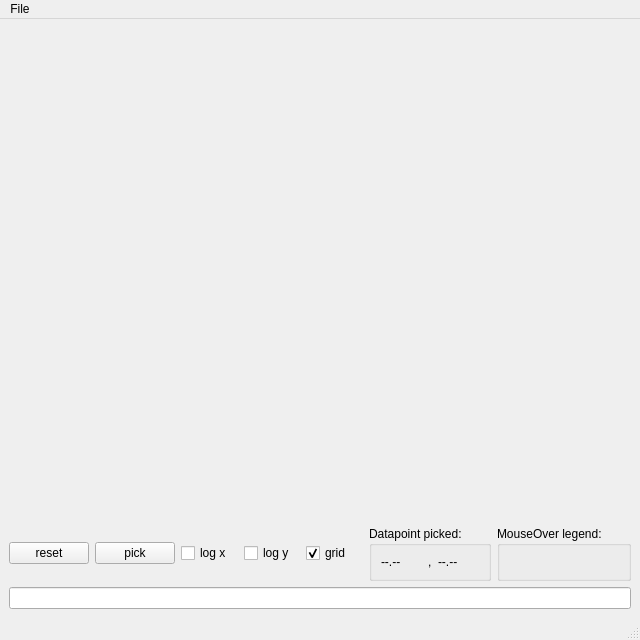
<?xml version="1.0" encoding="UTF-8"?>
<ui version="4.0">
 <class>MainWindow</class>
 <widget class="QMainWindow" name="MainWindow">
  <property name="geometry">
   <rect>
    <x>0</x>
    <y>0</y>
    <width>640</width>
    <height>640</height>
   </rect>
  </property>
  <property name="windowTitle">
   <string>GR Demo (Qt)</string>
  </property>
  <widget class="QWidget" name="centralwidget">
   <layout class="QVBoxLayout" name="verticalLayout">
    <item>
     <widget class="InteractiveGRWidget" name="_gr" native="true">
      <property name="sizePolicy">
       <sizepolicy hsizetype="Expanding" vsizetype="Expanding">
        <horstretch>0</horstretch>
        <verstretch>0</verstretch>
       </sizepolicy>
      </property>
     </widget>
    </item>
    <item>
     <layout class="QHBoxLayout" name="horizontalLayout">
      <item>
       <widget class="QPushButton" name="_btnReset">
        <property name="sizePolicy">
         <sizepolicy hsizetype="Preferred" vsizetype="Fixed">
          <horstretch>0</horstretch>
          <verstretch>0</verstretch>
         </sizepolicy>
        </property>
        <property name="text">
         <string>reset</string>
        </property>
       </widget>
      </item>
      <item>
       <widget class="QPushButton" name="_btnPick">
        <property name="sizePolicy">
         <sizepolicy hsizetype="Preferred" vsizetype="Fixed">
          <horstretch>0</horstretch>
          <verstretch>0</verstretch>
         </sizepolicy>
        </property>
        <property name="text">
         <string>pick</string>
        </property>
        <property name="checkable">
         <bool>true</bool>
        </property>
       </widget>
      </item>
      <item>
       <widget class="QCheckBox" name="_chkLogX">
        <property name="sizePolicy">
         <sizepolicy hsizetype="Preferred" vsizetype="Fixed">
          <horstretch>0</horstretch>
          <verstretch>0</verstretch>
         </sizepolicy>
        </property>
        <property name="text">
         <string>log x</string>
        </property>
       </widget>
      </item>
      <item>
       <widget class="QCheckBox" name="_chkLogY">
        <property name="sizePolicy">
         <sizepolicy hsizetype="Preferred" vsizetype="Fixed">
          <horstretch>0</horstretch>
          <verstretch>0</verstretch>
         </sizepolicy>
        </property>
        <property name="text">
         <string>log y</string>
        </property>
       </widget>
      </item>
      <item>
       <widget class="QCheckBox" name="_chkGrid">
        <property name="sizePolicy">
         <sizepolicy hsizetype="Preferred" vsizetype="Fixed">
          <horstretch>0</horstretch>
          <verstretch>0</verstretch>
         </sizepolicy>
        </property>
        <property name="text">
         <string>grid</string>
        </property>
        <property name="checked">
         <bool>true</bool>
        </property>
       </widget>
      </item>
      <item>
       <widget class="QGroupBox" name="groupBox">
        <property name="sizePolicy">
         <sizepolicy hsizetype="Preferred" vsizetype="Preferred">
          <horstretch>0</horstretch>
          <verstretch>0</verstretch>
         </sizepolicy>
        </property>
        <property name="minimumSize">
         <size>
          <width>0</width>
          <height>50</height>
         </size>
        </property>
        <property name="title">
         <string>Datapoint picked:</string>
        </property>
        <layout class="QVBoxLayout" name="verticalLayout_2">
         <item>
          <layout class="QHBoxLayout" name="horizontalLayout_7">
           <item>
            <widget class="QLabel" name="_lblPickX">
             <property name="text">
              <string>--.--</string>
             </property>
            </widget>
           </item>
           <item>
            <widget class="QLabel" name="_lblPickSep">
             <property name="sizePolicy">
              <sizepolicy hsizetype="Fixed" vsizetype="Preferred">
               <horstretch>0</horstretch>
               <verstretch>0</verstretch>
              </sizepolicy>
             </property>
             <property name="text">
              <string>,</string>
             </property>
            </widget>
           </item>
           <item>
            <widget class="QLabel" name="_lblPickY">
             <property name="sizePolicy">
              <sizepolicy hsizetype="Preferred" vsizetype="Fixed">
               <horstretch>0</horstretch>
               <verstretch>0</verstretch>
              </sizepolicy>
             </property>
             <property name="text">
              <string>--.--</string>
             </property>
            </widget>
           </item>
          </layout>
         </item>
        </layout>
       </widget>
      </item>
      <item>
       <widget class="QGroupBox" name="groupBox_2">
        <property name="title">
         <string>MouseOver legend:</string>
        </property>
        <layout class="QVBoxLayout" name="verticalLayout_3">
         <item>
          <widget class="QLabel" name="_lblOverLegend">
           <property name="text">
            <string/>
           </property>
          </widget>
         </item>
        </layout>
       </widget>
      </item>
     </layout>
    </item>
    <item>
     <widget class="QLineEdit" name="_shell"/>
    </item>
   </layout>
  </widget>
  <widget class="QMenuBar" name="_menubar">
   <property name="geometry">
    <rect>
     <x>0</x>
     <y>0</y>
     <width>640</width>
     <height>22</height>
    </rect>
   </property>
   <widget class="QMenu" name="_menuFile">
    <property name="title">
     <string>File</string>
    </property>
    <addaction name="_actionSave"/>
    <addaction name="separator"/>
    <addaction name="_actionPrint"/>
    <addaction name="separator"/>
    <addaction name="_actionQuit"/>
   </widget>
   <addaction name="_menuFile"/>
  </widget>
  <widget class="QStatusBar" name="_statusbar"/>
  <action name="_actionSave">
   <property name="text">
    <string>&amp;Save</string>
   </property>
   <property name="shortcut">
    <string>Ctrl+S</string>
   </property>
  </action>
  <action name="_actionQuit">
   <property name="text">
    <string>&amp;Quit</string>
   </property>
   <property name="shortcut">
    <string>Ctrl+Q</string>
   </property>
  </action>
  <action name="_actionPrint">
   <property name="text">
    <string>&amp;Print</string>
   </property>
   <property name="shortcut">
    <string>Ctrl+P</string>
   </property>
  </action>
 </widget>
 <customwidgets>
  <customwidget>
   <class>InteractiveGRWidget</class>
   <extends>QWidget</extends>
   <header>qtgr</header>
   <container>1</container>
  </customwidget>
 </customwidgets>
 <resources/>
 <connections>
  <connection>
   <sender>_actionQuit</sender>
   <signal>triggered()</signal>
   <receiver>MainWindow</receiver>
   <slot>close()</slot>
   <hints>
    <hint type="sourcelabel">
     <x>-1</x>
     <y>-1</y>
    </hint>
    <hint type="destinationlabel">
     <x>319</x>
     <y>319</y>
    </hint>
   </hints>
  </connection>
 </connections>
</ui>
